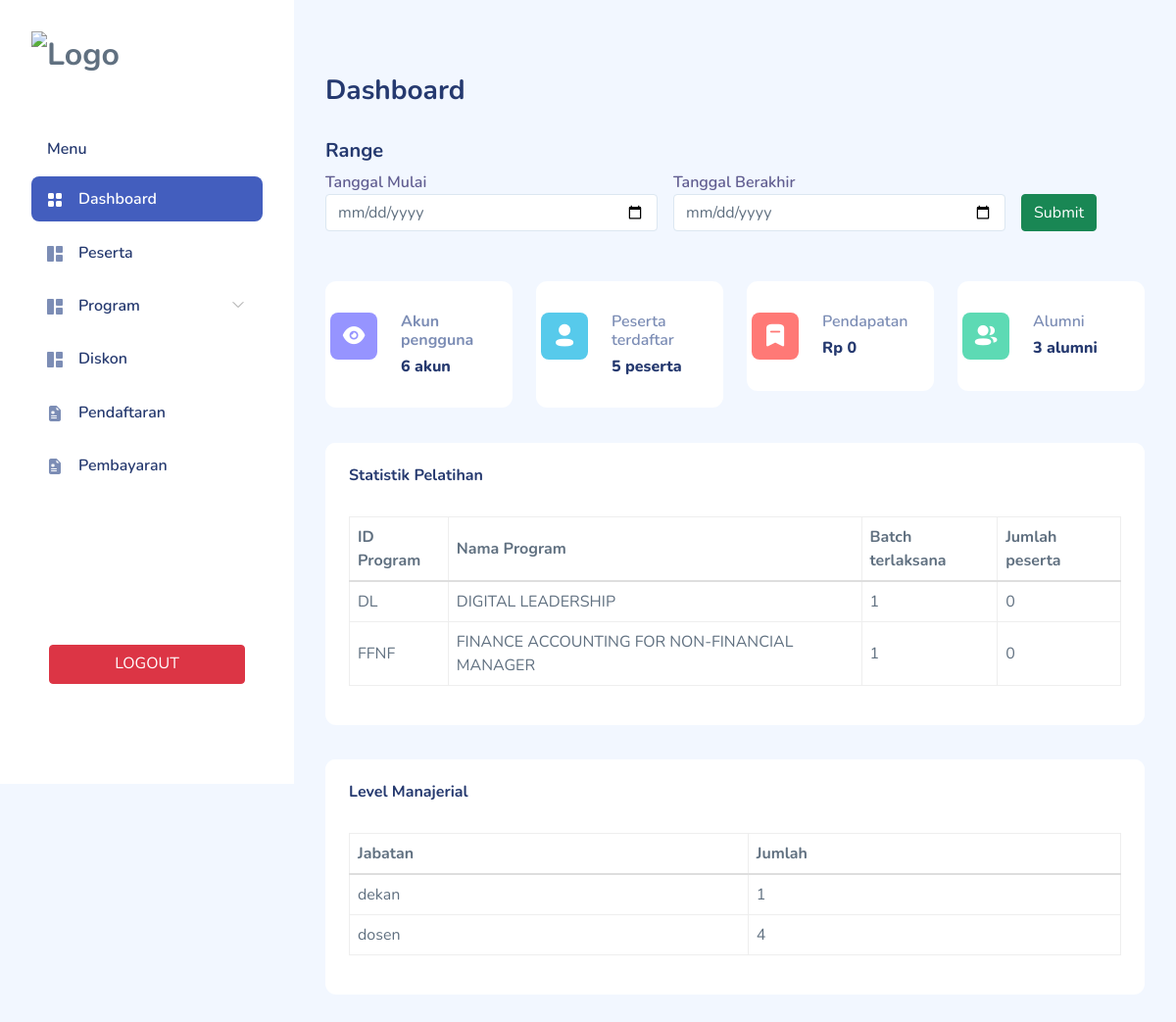
The app's page /admin/layout/dashboard.php (signed in) with its own data.
### tables this page shows
CREATE TABLE `program` (
  `ID_PROGRAM` char(10) NOT NULL,
  `ID_KATEGORI` char(5) NOT NULL,
  `NAMA_PROGRAM` varchar(255) NOT NULL,
  `INDIVIDU` int(11) DEFAULT NULL,
  `KOLEKTIF` int(11) DEFAULT NULL,
  `KORPORAT` int(11) DEFAULT NULL,
  `DESKRIPSI` text DEFAULT NULL,
  `SESI` int(11) DEFAULT NULL,
  `KUOTA` int(11) DEFAULT NULL,
  `IMAGE` text DEFAULT NULL,
  PRIMARY KEY (`ID_PROGRAM`),
  KEY `FK_TERDIRI_ATAS` (`ID_KATEGORI`),
  CONSTRAINT `FK_TERDIRI_ATAS` FOREIGN KEY (`ID_KATEGORI`) REFERENCES `kategori_program` (`ID_KATEGORI`) ON DELETE CASCADE ON UPDATE CASCADE
);

### admin/layout/dashboard.php (the view, shortened to what the rows shown need)
<?php
include_once('../../config/database.php');
?>
<!DOCTYPE html>
<html lang="en">
<head>
    <link rel="stylesheet" href="../../assets/css/bootstrap.css">
<link rel="stylesheet" href="../../assets/vendors/iconly/bold.css">
    <link rel="stylesheet" href="../../assets/vendors/perfect-scrollbar/perfect-scrollbar.css">
    <link rel="stylesheet" href="../../assets/vendors/bootstrap-icons/bootstrap-icons.css">
    <link rel="stylesheet" href="../../assets/css/app.css">
</head>
<body>
        <div id="main">
<br>
<div class="page-content">
        <?php
        if(isset($_POST['range'])){
            $start      = $_POST['start'];
            $end        = $_POST['end'];
            if($end < $start){
                echo "<script>alert('Tanggal berakhir harus lebih besar daripada tanggal mulai!')</script>";
            }
        ?>
            <section class="row">
        <div class="col-12 col-lg-12">
            <div class="row">
                <div class="col-6 col-lg-3 col-md-6">
                    <div class="card">
                        <div class="card-body px-3 py-4-5">
                            <div class="row">
                                <div class="col-md-4">
                                    <div class="stats-icon purple">
                                        <i class="iconly-boldShow"></i>
                                    </div>
                                </div>
                                <div class="col-md-8">
                                    <h6 class="text-muted font-semibold-s">Akun pengguna</h6>
                                    <h6 class="font-extrabold mb-0">
                                        <?php
                                        $select_user = mysqli_query($mysqli, "SELECT * FROM user
                                                                              WHERE CREATED_AT >= '$start' AND CREATED_AT <= '$end'");
                                        echo mysqli_num_rows($select_user).' akun';
                                        ?>
                                    </h6>
                                </div>
                            </div>
                        </div>
                    </div>
                </div>
                <div class="col-6 col-lg-3 col-md-6">
                    <div class="card">
                        <div class="card-body px-3 py-4-5">
                            <div class="row">
                                <div class="col-md-4">
                                    <div class="stats-icon blue">
                                        <i class="iconly-boldProfile"></i>
                                    </div>
                                </div>
                                <div class="col-md-8">
                                    <h6 class="text-muted font-semibold">Peserta terdaftar</h6>
                                    <h6 class="font-extrabold mb-0">
                                        <?php
                                        $select_client = mysqli_query($mysqli, "SELECT * FROM client
                                                                                WHERE CREATED_AT >= '$start' AND CREATED_AT <= '$end' ");
                                        echo mysqli_num_rows($select_client).' peserta';
                                        ?>
                                    </h6>
                                </div>
                            </div>
                        </div>
                    </div>
                </div>
                <div class="col-6 col-lg-3 col-md-6">
                    <div class="card">
                        <div class="card-body px-3 py-4-5">
                            <div class="row">
                                <div class="col-md-4">
                                    <div class="stats-icon red">
                                        <i class="iconly-boldBookmark"></i>
                                    </div>
                                </div>
                                <div class="col-md-8">
                                    <h6 class="text-muted font-semibold">Pendapatan</h6>
                                    <h6 class="font-extrabold mb-0">
                                        <?php
                                        $select_pendapatan = mysqli_query($mysqli, "SELECT SUM(NOMINAL) AS OMZET FROM pembayaran
                                                                                    WHERE TGL_PEMBAYARAN >= '$start' AND TGL_PEMBAYARAN <= '$end' ");
                                        $row_pendapatan    = $select_pendapatan->fetch_assoc();
                                        echo 'Rp '.number_format($row_pendapatan['OMZET']);
                                        ?>
                                    </h6>
                                </div>
                            </div>
                        </div>
                    </div>
                </div>
                <div class="col-6 col-lg-3 col-md-6">
                    <div class="card">
                        <div class="card-body px-3 py-4-5">
                            <div class="row">
                                <div class="col-md-4">
                                    <div class="stats-icon green">
                                        <i class="iconly-boldUser"></i>
                                    </div>
                                </div>
                                <div class="col-md-8">
                                    <h6 class="text-muted font-semibold">Alumni</h6>
                                    <h6 class="font-extrabold mb-0">
                                        <?php
                                        $select_alumni = mysqli_query($mysqli, "SELECT * FROM client WHERE ALUMNI = 1
                                                                                AND CREATED_AT >= '$start' AND CREATED_AT <= '$end'");
                                        echo mysqli_num_rows($select_alumni).' alumni';
                                        ?>
                                    </h6>
                                </div>
                            </div>
                        </div>
                    </div>
                </div>
            </div>
           <div class="card" >
            <div class="card-header">
                <h6>Statistik Pelatihan</h6>
            </div>
            <div class="card-body">
            <div class="table-responsive">
                <table class="table table-bordered" id="table1" width="100%" cellspacing="0">
                    <thead>
                        <tr>
                            <th>ID Program</th>
                            <th>Nama Program</th>
                            <th>Batch terlaksana</th>
                            <th>Jumlah peserta</th>
                        </tr>
                    </thead>
                    <tbody>
                    <?php
                        $select_client = mysqli_query($mysqli, "SELECT  * FROM program  WHERE ID_KATEGORI != 'NRC' ");
                        foreach ($select_client as $data_client) :
                        ?>
                        <tr>
                            <td><?php echo $data_client['ID_PROGRAM']; ?></td>
                            <td><?php echo $data_client['NAMA_PROGRAM']; ?></td>
                            <td><?php
                            $select_batch = mysqli_query($mysqli, "SELECT COUNT(*) AS 'BATCH' FROM batch_program b, program p
                                                                   WHERE p.ID_PROGRAM = b.ID_PROGRAM
                                                                   AND b.TGL_BERAKHIR >= '$start'
                                                                   AND b.TGL_MULAI <= '$end'
                                                                   AND p.ID_PROGRAM = '".$data_client['ID_PROGRAM']."'");
                            $row_batch    = $select_batch->fetch_assoc();
                            echo $row_batch['BATCH'];
                            ?></td>
                            <td><?php
                            $select_peserta = mysqli_query($mysqli, "SELECT COUNT(*) AS 'CLIENT'
                                                                     FROM client c JOIN histori h
                                                                     ON c.ID_CLIENT = h.ID_CLIENT
                                                                     JOIN pendaftaran p
                                                                     ON h.ID_PENDAFTARAN = p.ID_PENDAFTARAN
                                                                     JOIN batch_program b
                                                                     ON b.ID_BATCH = p.ID_BATCH
                                                                     AND h.CREATED_AT >= '$start'
                                                                     AND h.CREATED_AT <= '$end'
                                                                     AND b.ID_PROGRAM = '".$data_client['ID_PROGRAM']."'");
                            $row_peserta   = $select_peserta->fetch_assoc();
                            echo $row_peserta['CLIENT'];
                            ?></td>
                        </tr>
                        <?php
                            endforeach
                        ?>
                        </tbody>
                    </div>
                </table>
            </div>
        </div>
  </div>
        <div class="card" >
            <div class="card-header">
                <h6>Level Manajerial</h6>
            </div>
            <div class="card-body">
            <div class="table-responsive">
                <table class="table table-bordered" id="table1" width="100%" cellspacing="0">
                    <thead>
                        <tr>
                            <th>Jabatan</th>
                            <th>Jumlah</th>
                        </tr>
                    </thead>
                    <tbody>
                    <?php
                        $select_jabatan = mysqli_query($mysqli, "SELECT JABATAN, COUNT(*) AS 'JUMLAH' FROM CLIENT
                                                                 WHERE CREATED_AT >= '$start' AND CREATED_AT <= '$end'
                                                                 GROUP BY JABATAN");
                        foreach ($select_jabatan as $data_jabatan) :
                        ?>
                        <tr>
                            <td><?php echo $data_jabatan['JABATAN']; ?></td>
                            <td><?php echo $data_jabatan['JUMLAH']; ?></td>
                        </tr>
                        <?php
                            endforeach
                        ?>
                        </tbody>
                    </div>
                </table>
            </div>
        </div>
       <?php
        }else{
        ?>
                    <section class="row">
        <div class="col-12 col-lg-12">
            <div class="card" >
            <div class="card-body">
            <div class="table-responsive">
                <table class="table table-bordered" id="table1" width="100%" cellspacing="0">
                    <thead>
                        <tr>
                            <th>ID Program</th>
                            <th>Nama Program</th>
                            <th>Batch terlaksana</th>
                            <th>Jumlah peserta</th>
                        </tr>
                    </thead>
                    <tbody>
                    <?php
                        $select_client = mysqli_query($mysqli, "SELECT  * FROM program WHERE ID_KATEGORI != 'NRC'");
                        foreach ($select_client as $data_client) :
                        ?>
                        <tr>
                            <td><?php echo $data_client['ID_PROGRAM']; ?></td>
                            <td><?php echo $data_client['NAMA_PROGRAM']; ?></td>
                            <td><?php
                            $select_batch = mysqli_query($mysqli, "SELECT COUNT(*) AS 'BATCH'FROM batch_program b, program p
                                                                   WHERE p.ID_PROGRAM = b.ID_PROGRAM
                                                                   AND p.ID_PROGRAM = '".$data_client['ID_PROGRAM']."'");
                            $row_batch    = $select_batch->fetch_assoc();
                            echo $row_batch['BATCH'];
                            ?></td>
                            <td><?php
                            $select_peserta = mysqli_query($mysqli, "SELECT COUNT(*) AS 'CLIENT'
                                                                     FROM client c JOIN histori h
                                                                     ON c.ID_CLIENT = h.ID_CLIENT
                                                                     JOIN pendaftaran p
                                                                     ON h.ID_PENDAFTARAN = p.ID_PENDAFTARAN
                                                                     JOIN batch_program b
                                                                     ON b.ID_BATCH = p.ID_BATCH
                                                                     AND b.ID_PROGRAM = '".$data_client['ID_PROGRAM']."'");
                            $row_peserta   = $select_peserta->fetch_assoc();
                            echo $row_peserta['CLIENT'];
                            ?></td>
                        </tr>
                        <?php
                            endforeach
                        ?>
                        </tbody>
                    </div>
            </div>
        </div>
  </div>
        <div class="card" >
            <div class="card-body">
            <div class="table-responsive">
                <table class="table table-bordered" id="table1" width="100%" cellspacing="0">
                    <thead>
                        <tr>
                            <th>Jabatan</th>
                            <th>Jumlah</th>
                        </tr>
                    </thead>
                    </div>
            </div>
        </div>
        <?php
        }
        ?>
        </div>
    </div>
</body>
</html>

### records on screen
program: ID_PROGRAM "DL", NAMA_PROGRAM "DIGITAL LEADERSHIP", BATCH "1", CLIENT "0"
program: ID_PROGRAM "FFNF", NAMA_PROGRAM "FINANCE ACCOUNTING FOR NON-FINANCIAL MANAGER", BATCH "1", CLIENT "0"

### other values on screen
mysqli_num_rows($select_user) "6"
mysqli_num_rows($select_client) "5"
$row_pendapatan['OMZET'] "0"
mysqli_num_rows($select_alumni) "3"
$data_jabatan['JABATAN'] "dekan"
$data_jabatan['JUMLAH'] "1"
$data_jabatan['JABATAN'] "dosen"
$data_jabatan['JUMLAH'] "4"
